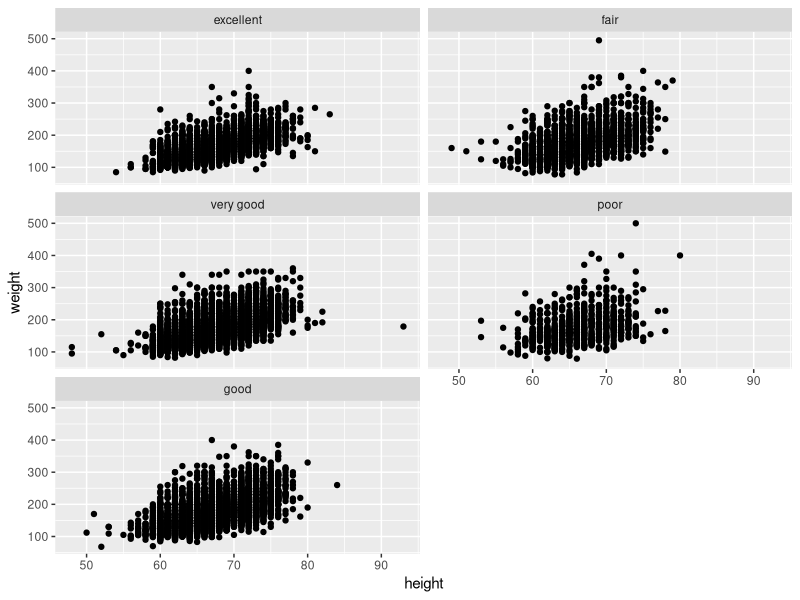
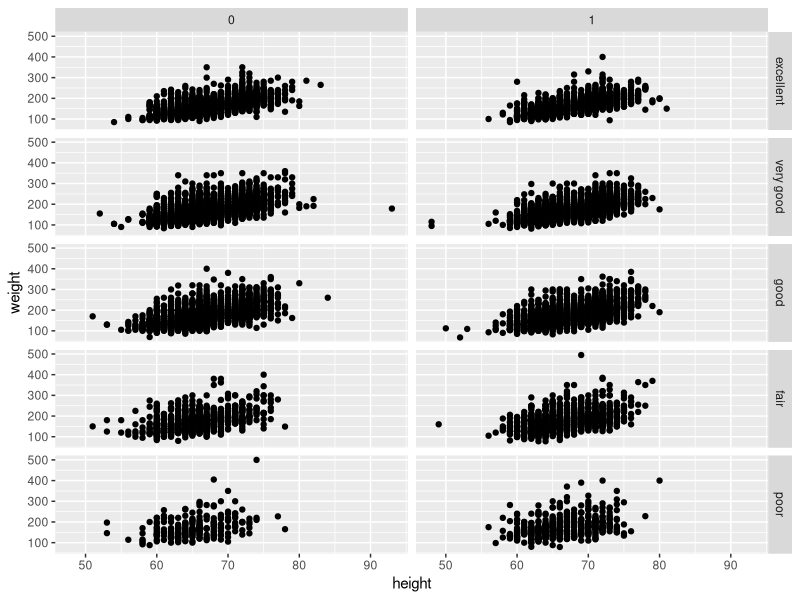
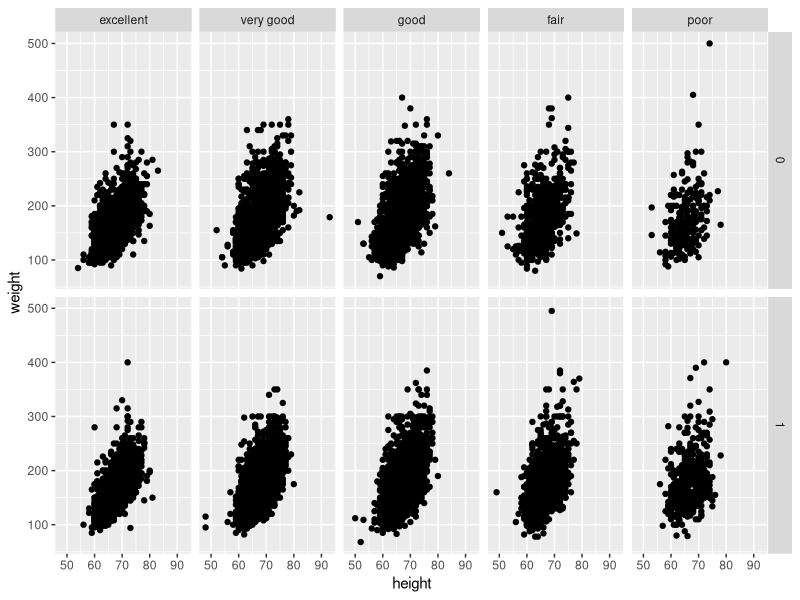
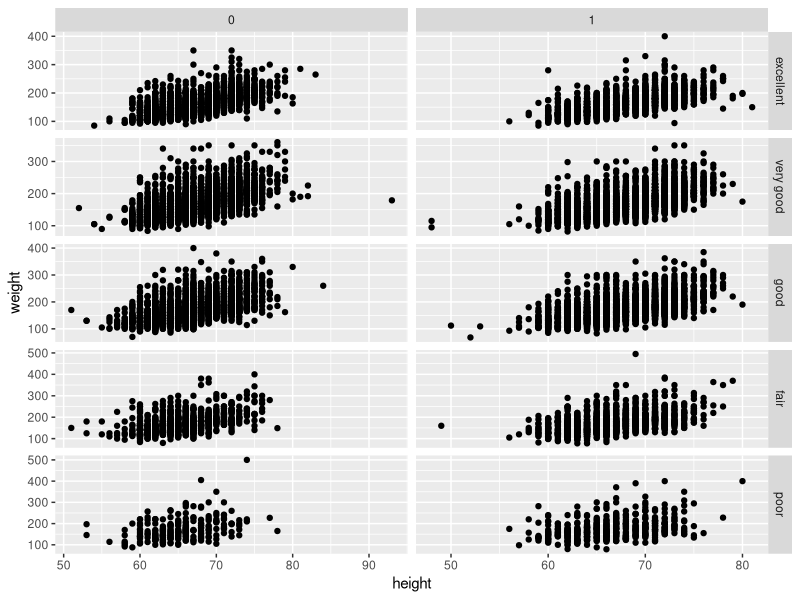
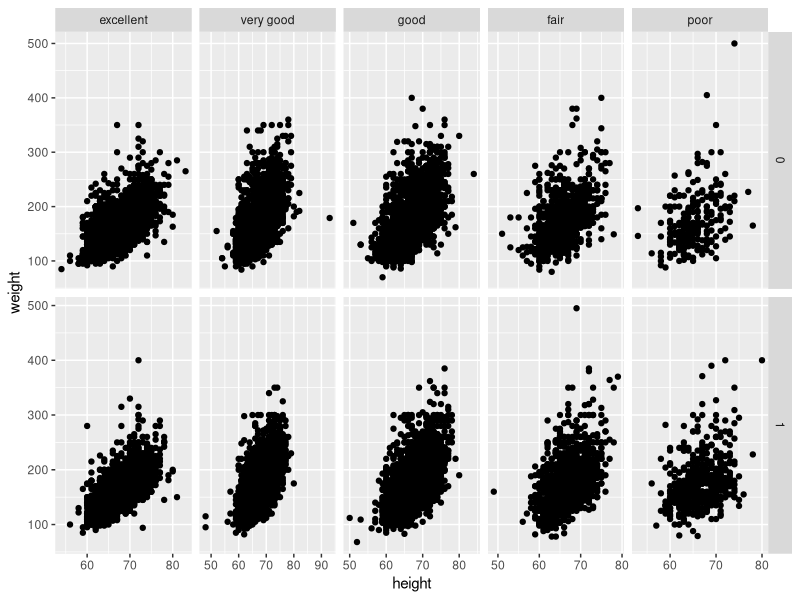
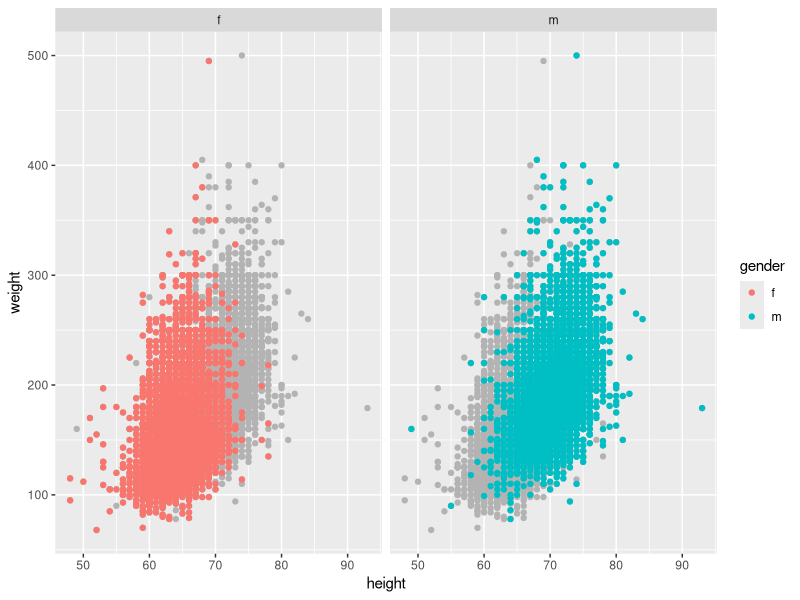
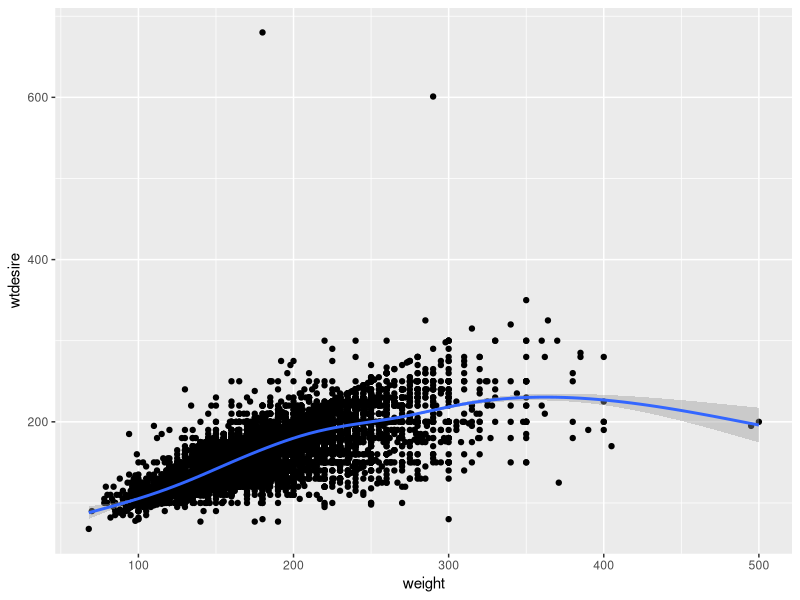
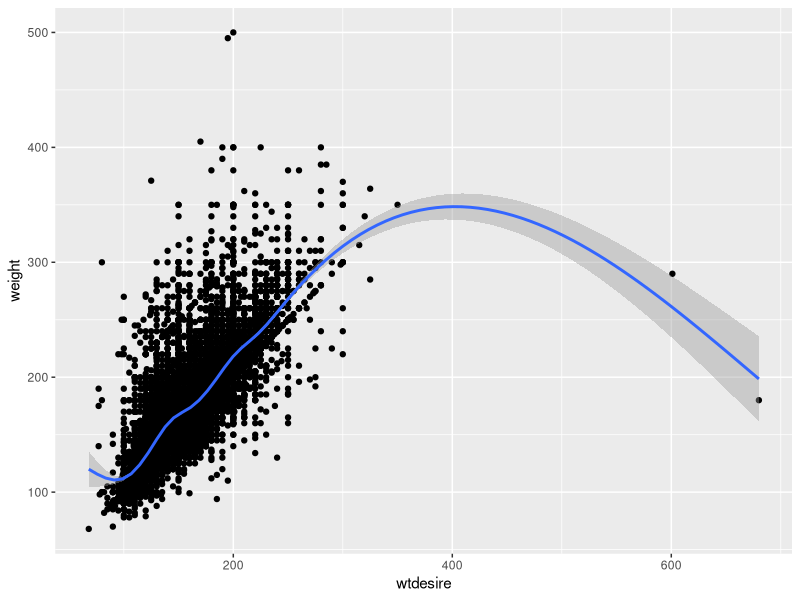

Here is the R script that generated these plots, in order:
## ---- chunk 1
library(tidyverse)
library(reshape)
library(ggpubr)
library(nlme)

cdc <- read_delim(file = "data_vis_labs/data/cdc.txt", delim = "|") %>%
  mutate(genhlth = factor(genhlth,
    levels = c("excellent", "very good", "good", "fair", "poor")
  ))
## ---- chunk 2
ggplot(cdc, aes(height, weight)) +
  geom_point() +
  facet_wrap(~genhlth, ncol = 2, dir = "v")
  
## ---- chunk 3
# Option 1
ggplot(cdc, aes(height, weight)) +
  geom_point() +
  facet_grid(genhlth ~ smoke100)


# Option 2
ggplot(cdc, aes(height, weight)) +
  geom_point() +
  facet_grid(smoke100 ~ genhlth)


# Option 3
ggplot(cdc, aes(height, weight)) +
  geom_point() +
  facet_grid(genhlth ~ smoke100, scale = "free")


# Option 2
ggplot(cdc, aes(height, weight)) +
  geom_point() +
  facet_grid(smoke100 ~ genhlth, scale = "free")

  
## ---- chunk 4
cdc2 <- dplyr::select(cdc, -gender)

ggplot(cdc, aes(height, weight)) +
  geom_point(data = cdc2, color = "grey70") +
  geom_point(aes(color = gender)) + 
  facet_wrap(~gender)
## ---- chunk 5
ggplot(cdc, aes(weight, wtdesire)) + 
  geom_point() +
  geom_smooth()


# Option 1: x and y aesthetic switched
ggplot(cdc, aes(wtdesire, weight)) + 
  geom_point() +
  geom_smooth()


# Option 2: Coord flipped
ggplot(cdc, aes(weight, wtdesire)) + 
  geom_point() +
  geom_smooth() + 
  coord_flip()
